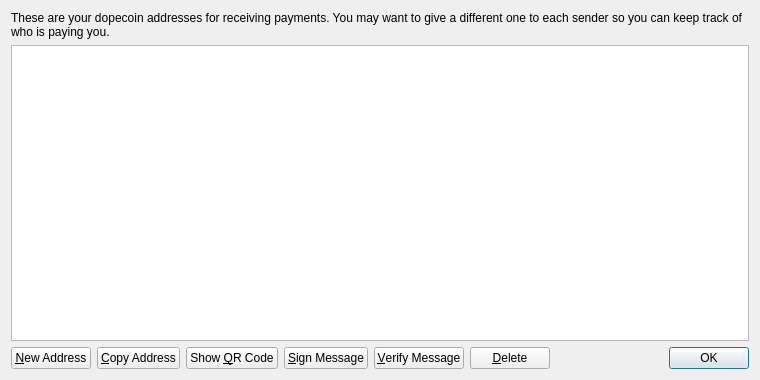
<?xml version="1.0" encoding="UTF-8"?>
<ui version="4.0">
 <class>AddressBookPage</class>
 <widget class="QWidget" name="AddressBookPage">
  <property name="geometry">
   <rect>
    <x>0</x>
    <y>0</y>
    <width>760</width>
    <height>380</height>
   </rect>
  </property>
  <property name="windowTitle">
   <string>Address Book</string>
  </property>
  <layout class="QVBoxLayout" name="verticalLayout">
   <item>
    <widget class="QLabel" name="labelExplanation">
     <property name="text">
      <string>These are your dopecoin addresses for receiving payments. You may want to give a different one to each sender so you can keep track of who is paying you.</string>
     </property>
     <property name="textFormat">
      <enum>Qt::PlainText</enum>
     </property>
     <property name="wordWrap">
      <bool>true</bool>
     </property>
    </widget>
   </item>
   <item>
    <widget class="QTableView" name="tableView">
     <property name="contextMenuPolicy">
      <enum>Qt::CustomContextMenu</enum>
     </property>
     <property name="toolTip">
      <string>Double-click to edit address or label</string>
     </property>
     <property name="tabKeyNavigation">
      <bool>false</bool>
     </property>
     <property name="alternatingRowColors">
      <bool>true</bool>
     </property>
     <property name="selectionMode">
      <enum>QAbstractItemView::SingleSelection</enum>
     </property>
     <property name="selectionBehavior">
      <enum>QAbstractItemView::SelectRows</enum>
     </property>
     <property name="sortingEnabled">
      <bool>true</bool>
     </property>
     <attribute name="verticalHeaderVisible">
      <bool>false</bool>
     </attribute>
    </widget>
   </item>
   <item>
    <layout class="QHBoxLayout" name="horizontalLayout">
     <item>
      <widget class="QPushButton" name="newAddressButton">
       <property name="toolTip">
        <string>Create a new address</string>
       </property>
       <property name="text">
        <string>&amp;New Address</string>
       </property>
       <property name="icon">
        <iconset resource="../bitcoin.qrc">
         <normaloff>:/icons/add</normaloff>:/icons/add</iconset>
       </property>
      </widget>
     </item>
     <item>
      <widget class="QPushButton" name="copyToClipboard">
       <property name="toolTip">
        <string>Copy the currently selected address to the system clipboard</string>
       </property>
       <property name="text">
        <string>&amp;Copy Address</string>
       </property>
       <property name="icon">
        <iconset resource="../bitcoin.qrc">
         <normaloff>:/icons/editcopy</normaloff>:/icons/editcopy</iconset>
       </property>
      </widget>
     </item>
     <item>
      <widget class="QPushButton" name="showQRCode">
       <property name="text">
        <string>Show &amp;QR Code</string>
       </property>
       <property name="icon">
        <iconset resource="../bitcoin.qrc">
         <normaloff>:/icons/qrcode</normaloff>:/icons/qrcode</iconset>
       </property>
      </widget>
     </item>
     <item>
      <widget class="QPushButton" name="signMessage">
       <property name="toolTip">
        <string>Sign a message to prove you own a dopecoin address</string>
       </property>
       <property name="text">
        <string>&amp;Sign Message</string>
       </property>
       <property name="icon">
        <iconset resource="../bitcoin.qrc">
         <normaloff>:/icons/edit</normaloff>:/icons/edit</iconset>
       </property>
      </widget>
     </item>
     <item>
      <widget class="QPushButton" name="verifyMessage">
       <property name="toolTip">
        <string>Verify a message to ensure it was signed with a specified dopecoin address</string>
       </property>
       <property name="text">
        <string>&amp;Verify Message</string>
       </property>
       <property name="icon">
        <iconset resource="../bitcoin.qrc">
         <normaloff>:/icons/transaction_0</normaloff>:/icons/transaction_0</iconset>
       </property>
      </widget>
     </item>
     <item>
      <widget class="QPushButton" name="deleteButton">
       <property name="toolTip">
        <string>Delete the currently selected address from the list. Only sending addresses can be deleted.</string>
       </property>
       <property name="text">
        <string>&amp;Delete</string>
       </property>
       <property name="icon">
        <iconset resource="../bitcoin.qrc">
         <normaloff>:/icons/remove</normaloff>:/icons/remove</iconset>
       </property>
      </widget>
     </item>
     <item>
      <spacer name="horizontalSpacer">
       <property name="orientation">
        <enum>Qt::Horizontal</enum>
       </property>
       <property name="sizeHint" stdset="0">
        <size>
         <width>40</width>
         <height>20</height>
        </size>
       </property>
      </spacer>
     </item>
     <item>
      <widget class="QDialogButtonBox" name="buttonBox">
       <property name="sizePolicy">
        <sizepolicy hsizetype="Maximum" vsizetype="Fixed">
         <horstretch>0</horstretch>
         <verstretch>0</verstretch>
        </sizepolicy>
       </property>
       <property name="standardButtons">
        <set>QDialogButtonBox::Ok</set>
       </property>
      </widget>
     </item>
    </layout>
   </item>
  </layout>
 </widget>
 <resources>
  <include location="../bitcoin.qrc"/>
 </resources>
 <connections/>
</ui>
